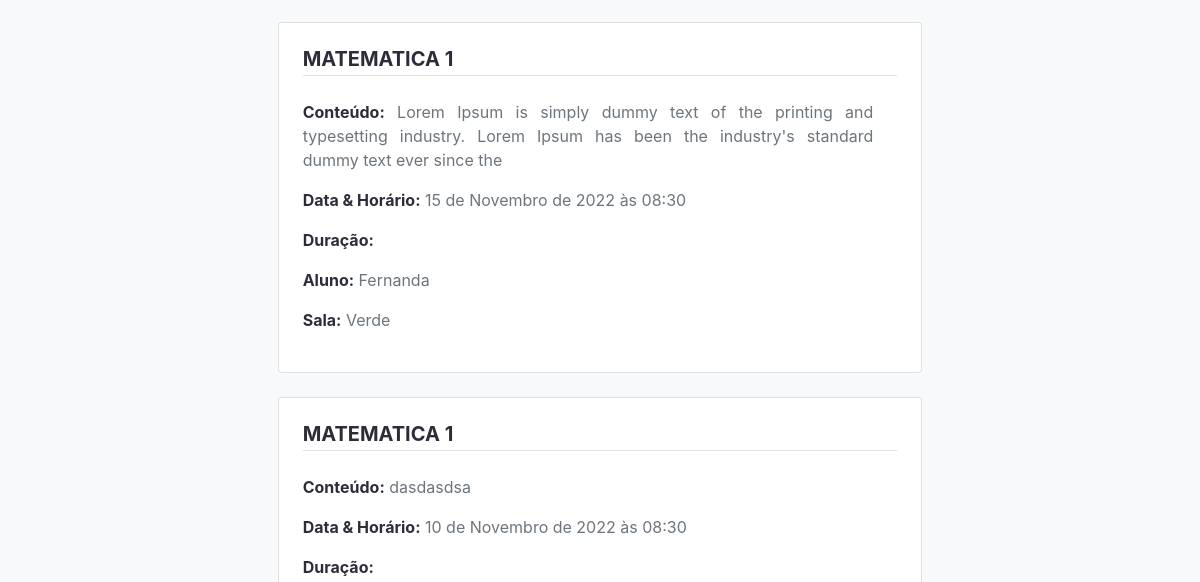
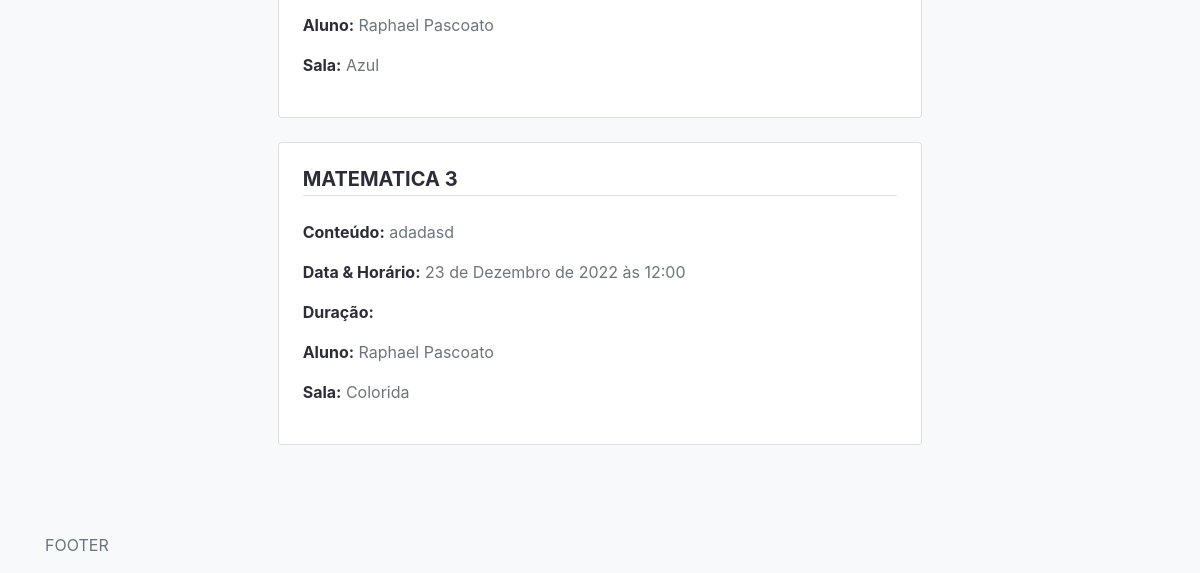
Before: / (signed in, lower part) with the older database file (2 pictures, top to bottom).
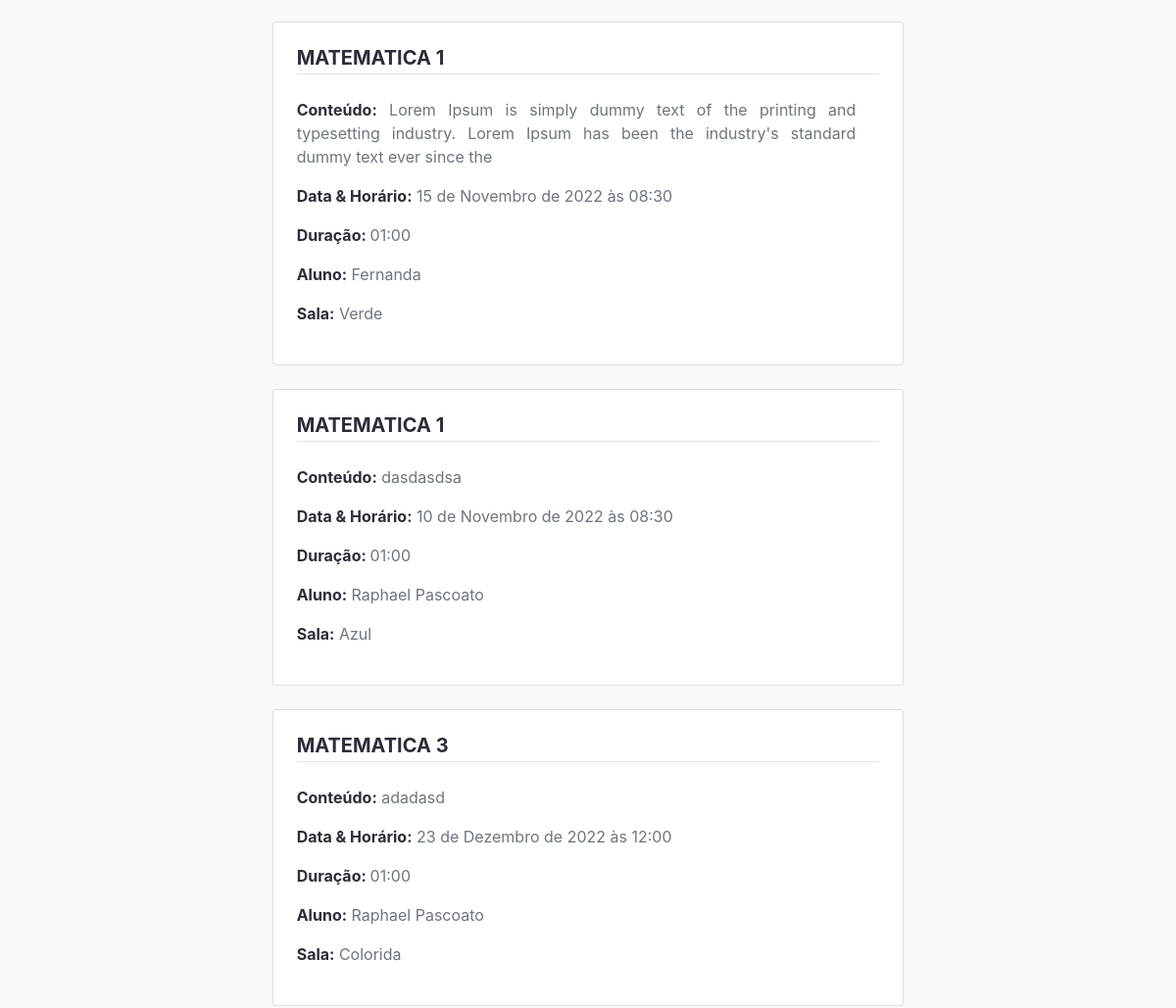
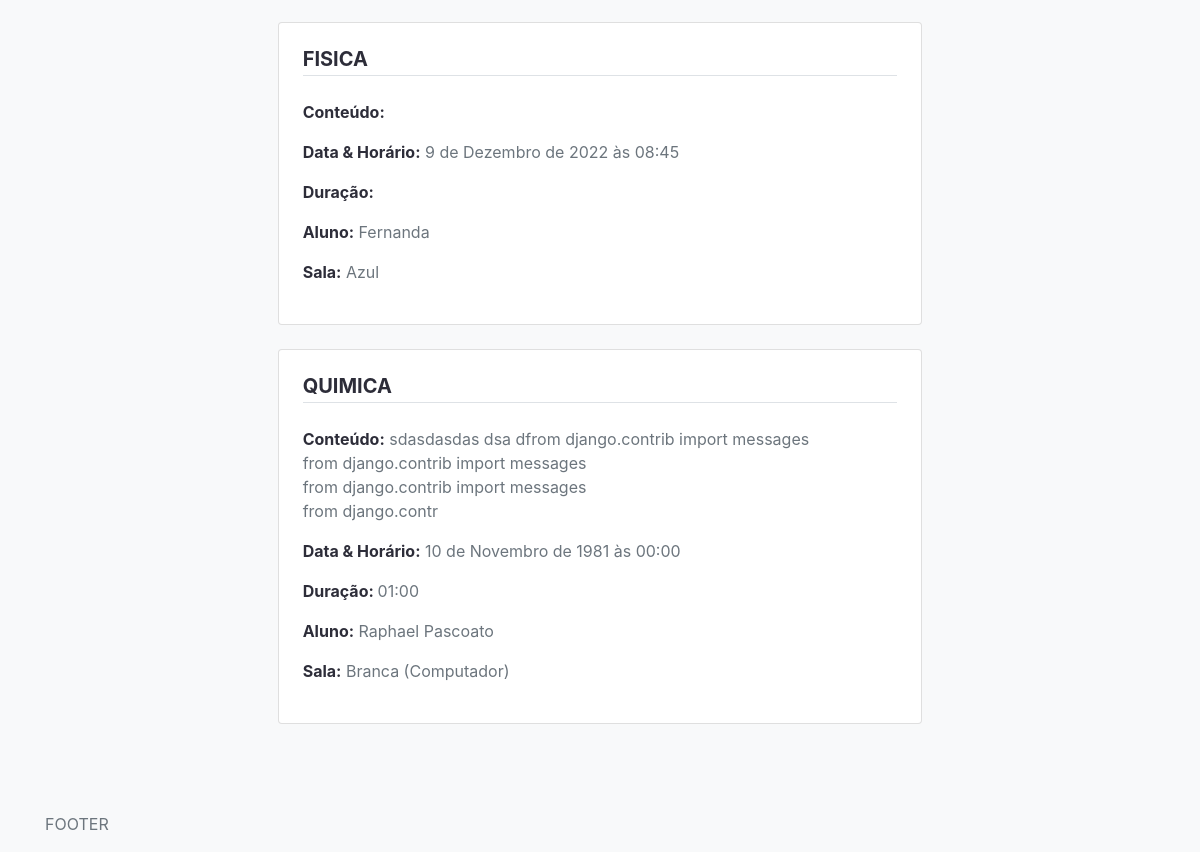
After: the same page with the newer database file (2 pictures, top to bottom).
### aulas/models.py (models this page shows, shortened)
class Aula(models.Model):
    professor = models.ForeignKey(
        Professor, null=True, blank=True, on_delete=models.RESTRICT)
    aluno = models.ForeignKey(
        Aluno, null=True, blank=True, on_delete=models.RESTRICT)
    nome = models.CharField(max_length=200)
    data_aula = models.DateTimeField(null=True, blank=True)
    disciplina = models.CharField(max_length=2000, null=True, blank=True)
    conteudo = models.TextField(null=True, blank=True)
    created = models.DateTimeField(auto_now_add=True)
    pacote = models.ForeignKey(
        'Pacote', on_delete=models.PROTECT, blank=True, null=True)
    sala = models.ForeignKey(
        'Sala', on_delete=models.PROTECT, blank=True, null=True)
    id = models.UUIDField(default=uuid.uuid4, unique=True,
                          primary_key=True, editable=False)

class Sala(models.Model):
    nome = models.CharField(max_length=200)
    created = models.DateTimeField(auto_now_add=True)
    id = models.UUIDField(default=uuid.uuid4, unique=True,
                          primary_key=True, editable=False)
    def __str__(self):
        return self.nome

class Pacote(models.Model):
    tipo = models.CharField(max_length=200)
    quantidade_aulas = models.CharField(max_length=200)
    duracao_aula = models.TimeField(null=True, blank=True)
    valor = models.CharField(max_length=200)
    created = models.DateTimeField(auto_now_add=True)
    id = models.UUIDField(default=uuid.uuid4, unique=True,
                          primary_key=True, editable=False)

### alunos/models.py (models this page shows)
class Aluno(models.Model):
    nome = models.CharField(max_length=200, blank=True, null=True)
    imagem_perfil = models.ImageField(
        null=True, blank=True, upload_to='alunos/', default='professores/user-default.png')
    data_nascimento = models.DateField(blank=True, null=True)
    perfil = models.TextField(blank=True, null=True)
    celular = models.CharField(max_length=200, blank=True, null=True)
    telefone = models.CharField(max_length=200, blank=True, null=True)
    colegio = models.CharField(max_length=200, blank=True, null=True)
    serie  = models.CharField(max_length=200, blank=True, null=True)
    dados_responsavel_1  = models.TextField(blank=True, null=True)
    dados_responsavel_2  = models.TextField(blank=True, null=True)
    dados_nf = models.TextField(blank=True, null=True)
    endereco = models.TextField(blank=True, null=True)
    created = models.DateTimeField(auto_now_add=True)
    id = models.UUIDField(default=uuid.uuid4, unique=True,
                          primary_key=True, editable=False)
    def __str__(self):
        return str(self.nome)

### aulas/views.py (the view)
# urls.py: path('', views.aulas ,name="aulas"),
@login_required(login_url='login')
def aulas(request):
    search_query = ''
    if request.GET.get('search_query'):
        search_query = request.GET.get('search_query')
    if request.user.is_staff == True:
        aulas = Aula.objects.all()
        myFilter = AulaFilter(request.GET, queryset=aulas)
        aulas = myFilter.qs
    else:
        aulas = Aula.objects.order_by('-data_aula').filter(
            professor=request.user.professor)
    myFilter = AulaFilter(request.GET, queryset=aulas)
    aulas = myFilter.qs
    context = {
        'aulas': aulas,
        'search_query': search_query,
        'myFilter': myFilter
    }
    return render(request, 'aulas/aulas.html', context)

### aulas/templates/aulas/aulas.html (shortened to what this page needs)
{% extends "main.html" %}
{% block content %}
<div class="container p-5">
    <div class="container p-3">
        {% for aula in aulas %}
        <div class="row mb-4">
            <div class="col-md-8 m-auto">
                <a href="{% url 'aula' aula.id %}" class="text-secondary">
                    <div class="card m-auto">
                        <div class="card-body p-4">
                            <div class="container text-left p-0">
                                <h5 class="text-uppercase mb-4 font-weight-bold text-dark border-bottom pb-1">
                                    {{aula.nome}}
                                </h5>
                                <p class="text-justify pr-4"><span class="text-dark font-weight-bold">Conteúdo:</span>
                                    {{aula.conteudo|linebreaksbr|slice:150}}
                                </p>
                                <div class="container px-0">
                                    <p class="text-justify"><span class="text-dark font-weight-bold">Data &
                                            Horário:</span>
                                        {{aula.data_aula}}
                                    </p>
                                    <p class="text-justify"><span class="text-dark font-weight-bold">Duração: </span>
                                        {{aula.pacote.duracao_aula}}
                                    </p>
                                </div>
                                <div class="container px-0">
                                    <p class="text-justify"><span class="text-dark font-weight-bold">Aluno:</span>
                                        {{aula.aluno.nome}}
                                    </p>
                                </div>
                                <div class="container px-0">
                                    <p class="text-justify"><span class="text-dark font-weight-bold">Sala:</span>
                                        {{aula.sala}}
                                    </p>
                                </div>
                            </div>
                        </div>
                    </div>
                </a>
            </div>
        </div>
        {% endfor %}
    </div>
</div>
{% endblock content %}

Changed rows visible on the page:
changed Aula "15 de Novembro de 2022 às 08:30": pacote.duracao_aula (not shown) → "01:00"
changed Aula "dasdasdsa": pacote.duracao_aula (not shown) → "01:00"
changed Aula "MATEMATICA 3": pacote.duracao_aula (not shown) → "01:00"
added Aula: nome "FISICA", data_aula "9 de Dezembro de 2022 às 08:45", aluno.nome "Fernanda", sala "Azul"
added Aula: nome "QUIMICA", conteudo "sdasdasdas dsa dfrom django.contrib import messages from django.contrib import messages from django.contrib import messages from django.contr", data_aula "10 de Novembro de 1981 às 00:00", pacote.duracao_aula "01:00", aluno.nome "Raphael Pascoato", sala "Branca (Computador)"
